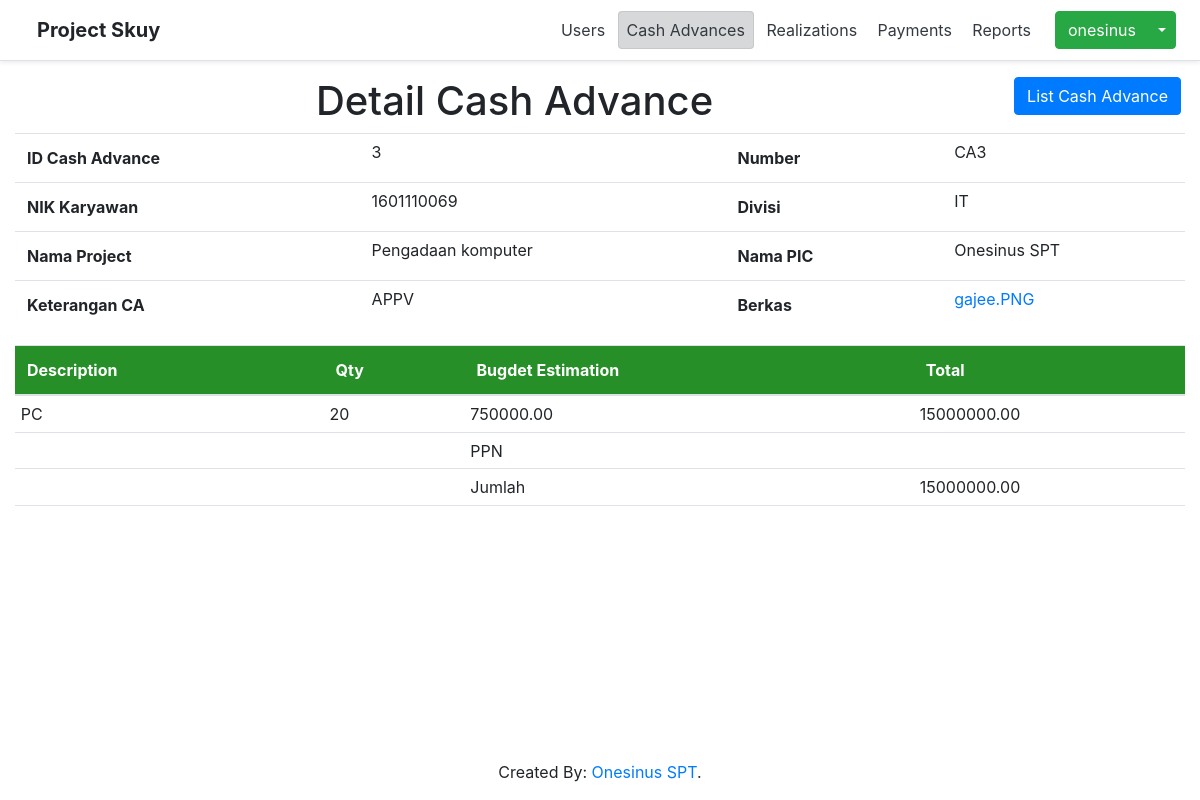
The page /index.php?page=cash-advances&action=detail&id=3 (signed in) on the database as committed earlier.
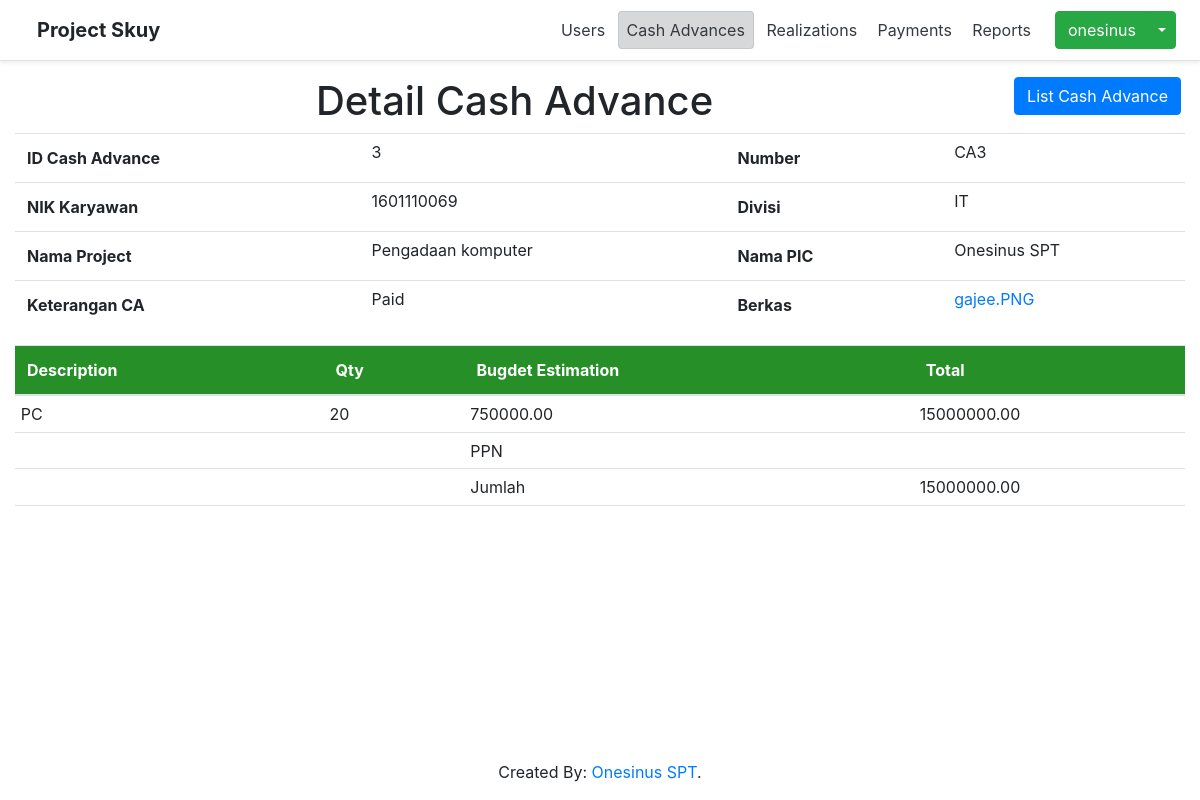
The same page on the database as committed later.
### tables this page shows
CREATE TABLE `cash_advances` (
  `id` int(11) NOT NULL,
  `doc_num` varchar(12) NOT NULL,
  `description` varchar(125) NOT NULL,
  `total` decimal(16,2) NOT NULL,
  `status` varchar(25) NOT NULL,
  `created_by` int(11) NOT NULL,
  `created_date` datetime DEFAULT current_timestamp(),
  `updated_by` int(11) DEFAULT NULL,
  `updated_date` datetime DEFAULT NULL,
  `is_deleted` tinyint(1) NOT NULL DEFAULT 0,
  `pic_name` varchar(100) NOT NULL,
  `division` varchar(100) NOT NULL,
  `is_realized` tinyint(1) NOT NULL DEFAULT 0,
  `file` varchar(100) DEFAULT NULL
);

CREATE TABLE `users` (
  `id` int(11) NOT NULL,
  `username` varchar(25) NOT NULL,
  `password` varchar(250) NOT NULL,
  `role` varchar(25) NOT NULL,
  `nik` varchar(100) NOT NULL,
  `jabatan` varchar(100) NOT NULL
);

### cash-advances/detail.php (the view, shortened to what this page needs)
<?php
    $id = isset($_GET['id']) ? $_GET['id'] : 0;
    $query = "
        SELECT
            ca.*,
            u.nik
        FROM cash_advances ca
        INNER JOIN users u
        ON ca.created_by = u.id
        WHERE
            ca.id = '$id'
    ";
    $datas = $conn->query($query);
    $ca = $datas->fetch_assoc();
?>
<a href='index.php?page=cash-advances' class="btn btn-primary mr-1 float-right">List Cash Advance</a>
<h1 class='text-center'>Detail Cash Advance</h1>
<table class='table'>
    <tr>
        <th>ID Cash Advance</th>
        <td>
            <?php echo $ca['id'] ?>
        </td>
        <th>Number</th>
        <td>
            <?php echo $ca['doc_num'] ?>
        </td>
    </tr>
    <tr>
        <th>NIK Karyawan</th>
        <td>
            <?php echo $ca['nik'] ?>
        </td>
        <th>Divisi</th>
        <td>
            <?php echo $ca['division'] ?>
        </td>
    </tr>
    <tr>
        <th>Nama Project</th>
        <td>
            <?php echo $ca['description'] ?>
        </td>
        <th>Nama PIC</th>
        <td>
            <?php echo $ca['pic_name'] ?>
        </td>
    </tr>
    <tr>
        <th>Keterangan CA</th>
        <td>
            <?php echo $ca['status'] ?>
        </td>
        <th>Berkas</th>
        <td>
            <a target="_blank" href='uploaded_files/<?php echo $ca['file'] ?>'>
                <?php echo $ca['file'] ?>
            </a>
        </td>
    </tr>
</table>
<table
    class="table table-green"
>
  <thead>
    <tr>
      <th>Description</th>
      <th>Qty</th>
      <th>Bugdet Estimation</th>
      <th>Total</th>
    </tr>
  </thead>
  <tbody>
      <?php
            $query = "SELECT * FROM cash_advance_details WHERE cash_advance_id = '$id'";
            $datas = $conn->query($query);
            if ($datas->num_rows > 0):
                while ($row = $datas->fetch_assoc()):
      ?>
                <tr>
                    <td>
                        <?php echo $row['description'] ?>
                    </td>
                    <td>
                        <?php echo $row['qty'] ?>
                    </td>
                    <td>
                        <?php echo $row['amount'] ?>
                    </td>
                    <td>
                        <?php echo $row['total_amount'] ?>
                    </td>
                </tr>
        <?php
                endwhile;
            endif;
        ?>
  </tbody>
  <tfoot>
    <tr>
            <td colspan="2"></td>
            <td>PPN</td>
            <td></td>
    </tr>
    <tr>
            <td colspan="2"></td>
            <td>Jumlah</td>
            <td>
                <?php echo $ca['total'] ?>
            </td>
    </tr>
    <tr>
        <th colspan='7'></th>
    </tr>
  </tfoot>
</table>

Rows that differ between the two databases and show on the page:
changed cash_advances "CA3": status "APPV" → "Paid"
